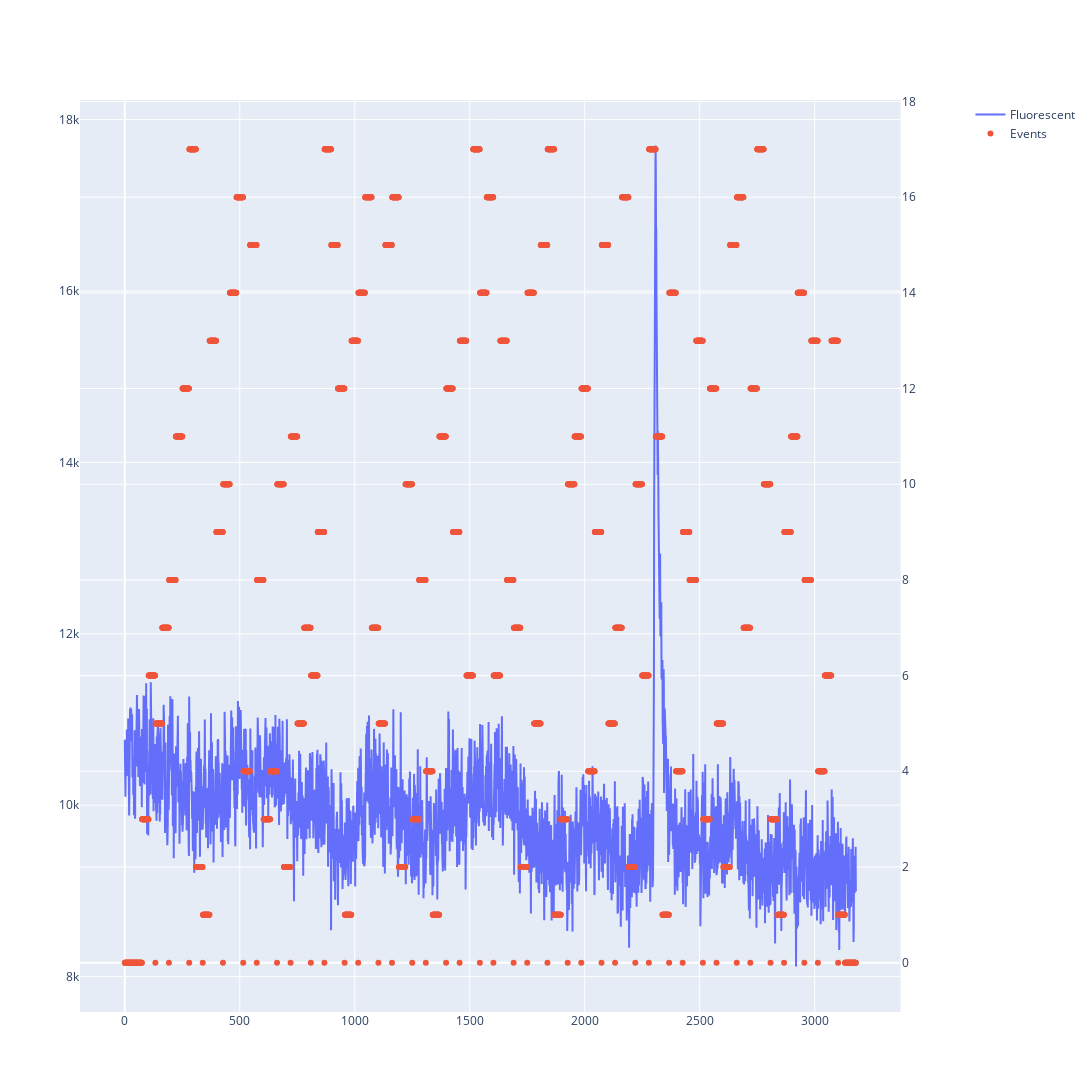

This figure's notebook cell:
### Code cell
import plotly.graph_objects as go
from plotly.subplots import make_subplots

frames= list(range(0, events.shape[1]))

# Create traces
fig = make_subplots(specs=[[{"secondary_y": True}]])

fig.add_trace(go.Scatter(x=frames, y=F[98,:],
                    mode='lines',
                    name='Fluorescent'))

fig.add_trace(go.Scatter(x=frames, y=events[0,:],
                         mode='markers', 
                         name='Events'),
                         secondary_y=True)

fig.update_layout(hovermode="x", height=1200, width=2400)


fig.show()

### Figure 1 — Plotly figure (JSON) as saved in the notebook; plotly's stock layout.template omitted (floating-point values rounded to 4 significant figures; data arrays with more than 128 entries replaced by an {"elided": "..."} marker saying what was removed)
{"data": [{"mode": "lines", "name": "Fluorescent", "type": "scatter", "x": {"elided": "3180 int values"}, "y": {"elided": "3180 float values"}}, {"mode": "markers", "name": "Events", "type": "scatter", "x": {"elided": "3180 int values"}, "xaxis": "x", "y": {"elided": "3180 int values"}, "yaxis": "y2"}], "layout": {"height": 1200, "hovermode": "x", "width": 2400, "xaxis": {"anchor": "y", "autorange": true, "domain": [0, 0.94], "range": [-183.9, 3363.0], "type": "linear"}, "yaxis": {"anchor": "x", "autorange": true, "domain": [0, 1], "range": [7587.0, 18230.0], "type": "linear"}, "yaxis2": {"anchor": "x", "autorange": true, "overlaying": "y", "range": [-1.022, 18.02], "side": "right", "type": "linear"}}}
